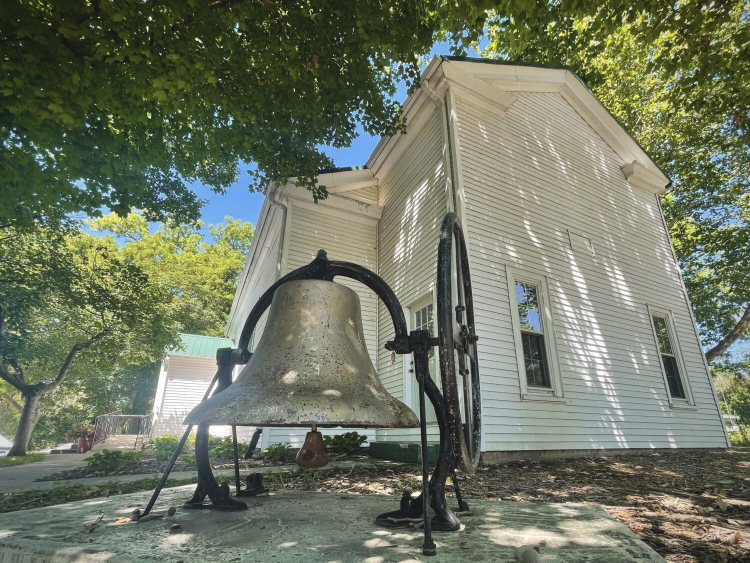
#> input picture images/church-exterior.jpg, 1500 x 1125 px (shown at 1/2 size); its folder holds 6 pictures in this run
$ python optimize-images.py
#> lines starting #> are read from the running program, lines starting #| are printed output that depends on the picture
from pathlib import Path

from PIL import Image


ROOT = Path(__file__).resolve().parents[1]
IMAGES = ROOT / "images"


def save_variant(source_name, output_stem, max_width=1200, jpeg_quality=82, webp_quality=78):
#> called with source_name = 'church-exterior.jpg', output_stem = 'church-exterior-1200', max_width = 1200, jpeg_quality = 82, webp_quality = 78
    source = IMAGES / source_name
    with Image.open(source) as image:
#> image is the input picture: PIL image 1500x1125 RGB; mean R, G, B 110.6, 117.7, 98.3
        image = image.convert("RGB")
        if image.width > max_width:
            ratio = max_width / image.width
#> ratio = 0.8
            size = (max_width, round(image.height * ratio))
#> size = (1200, 900)
            image = image.resize(size, Image.Resampling.LANCZOS)
#> image: PIL image 1200x900 RGB

        jpg_path = IMAGES / f"{output_stem}.jpg"
        webp_path = IMAGES / f"{output_stem}.webp"
        image.save(jpg_path, "JPEG", quality=jpeg_quality, optimize=True, progressive=True)
        image.save(webp_path, "WEBP", quality=webp_quality, method=6)

        print(f"{source_name} -> {jpg_path.name} ({jpg_path.stat().st_size:,} bytes)")
        print(f"{source_name} -> {webp_path.name} ({webp_path.stat().st_size:,} bytes)")


save_variant("church-exterior.jpg", "church-exterior-1200", max_width=1200)
save_variant("sanctuary-service.png", "sanctuary-service-1200", max_width=1200)
#> call 2 of save_variant, with source_name = 'sanctuary-service.png', output_stem = 'sanctuary-service-1200', max_width = 1200, jpeg_quality = 82, webp_quality = 78
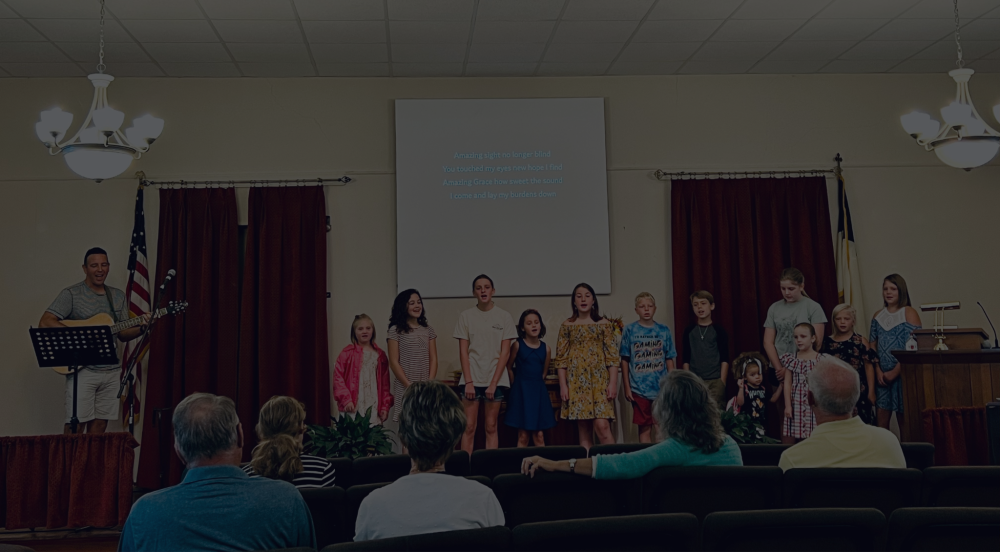
#> input picture images/sanctuary-service.png, 2000 x 1104 px (shown at 1/2 size)
#> in save_variant, image is the input picture: PIL image 2000x1104 RGBA; mean R, G, B, A 48.8, 45.4, 45.1, 255
#> in save_variant (call 2), `image = image.resize(size, Image.Resampling.LANCZOS)`:
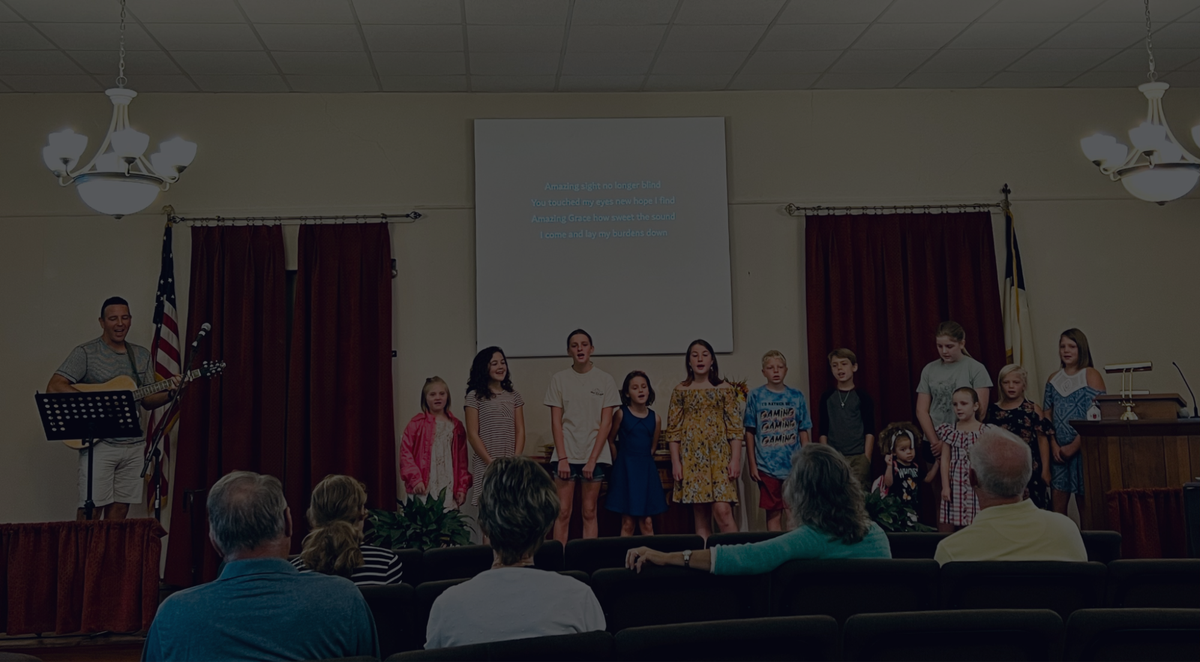
#> image: PIL image 1200x662 RGB; mean R, G, B 48.8, 45.4, 45.1
#> (the run stopped early here; a loop or call above may not have finished)
